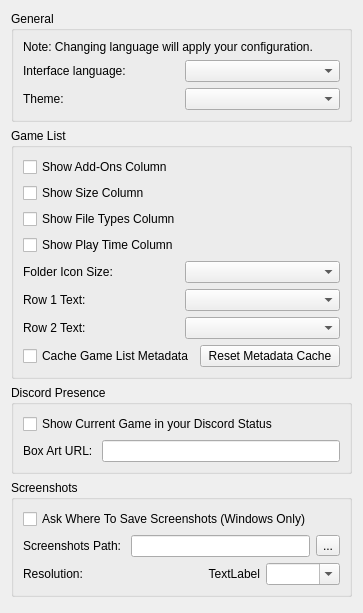
<?xml version="1.0" encoding="UTF-8"?>
<ui version="4.0">
 <class>ConfigureUi</class>
 <widget class="QWidget" name="ConfigureUi">
  <property name="geometry">
   <rect>
    <x>0</x>
    <y>0</y>
    <width>363</width>
    <height>613</height>
   </rect>
  </property>
  <property name="windowTitle">
   <string>Form</string>
  </property>
  <property name="accessibleName">
   <string>Interface</string>
  </property>
  <layout class="QVBoxLayout" name="verticalLayout">
   <item>
    <widget class="QGroupBox" name="general_groupBox">
     <property name="title">
      <string>General</string>
     </property>
     <layout class="QHBoxLayout" name="horizontalLayout">
      <item>
       <layout class="QVBoxLayout" name="verticalLayout_2">
        <item>
         <widget class="QLabel" name="label_change_language_info">
          <property name="text">
           <string>Note: Changing language will apply your configuration.</string>
          </property>
          <property name="wordWrap">
           <bool>true</bool>
          </property>
         </widget>
        </item>
        <item>
         <layout class="QHBoxLayout" name="horizontalLayout_2">
          <item>
           <widget class="QLabel" name="language_label">
            <property name="text">
             <string>Interface language:</string>
            </property>
           </widget>
          </item>
          <item>
           <widget class="QComboBox" name="language_combobox"/>
          </item>
         </layout>
        </item>
        <item>
         <layout class="QHBoxLayout" name="horizontalLayout_3">
          <item>
           <widget class="QLabel" name="theme_label">
            <property name="text">
             <string>Theme:</string>
            </property>
           </widget>
          </item>
          <item>
           <widget class="QComboBox" name="theme_combobox"/>
          </item>
         </layout>
        </item>
       </layout>
      </item>
     </layout>
    </widget>
   </item>
   <item>
    <widget class="QGroupBox" name="GameListGroupBox">
     <property name="title">
      <string>Game List</string>
     </property>
     <layout class="QHBoxLayout" name="GameListHorizontalLayout">
      <item>
       <layout class="QVBoxLayout" name="GeneralVerticalLayout">
        <item>
         <widget class="QCheckBox" name="show_add_ons">
          <property name="text">
           <string>Show Add-Ons Column</string>
          </property>
         </widget>
        </item>
        <item>
         <widget class="QCheckBox" name="show_size">
          <property name="text">
           <string>Show Size Column</string>
          </property>
         </widget>
        </item>
        <item>
         <widget class="QCheckBox" name="show_types">
          <property name="text">
           <string>Show File Types Column</string>
          </property>
         </widget>
        </item>
        <item>
         <widget class="QCheckBox" name="show_play_time">
          <property name="text">
           <string>Show Play Time Column</string>
          </property>
         </widget>
        </item>
        <item>
         <layout class="QHBoxLayout" name="folder_icon_size_qhbox_layout_2">
          <item>
           <widget class="QLabel" name="folder_icon_size_label">
            <property name="text">
             <string>Folder Icon Size:</string>
            </property>
           </widget>
          </item>
          <item>
           <widget class="QComboBox" name="folder_icon_size_combobox"/>
          </item>
         </layout>
        </item>
        <item>
         <layout class="QHBoxLayout" name="row_1_qhbox_layout">
          <item>
           <widget class="QLabel" name="row_1_label">
            <property name="text">
             <string>Row 1 Text:</string>
            </property>
           </widget>
          </item>
          <item>
           <widget class="QComboBox" name="row_1_text_combobox"/>
          </item>
         </layout>
        </item>
        <item>
         <layout class="QHBoxLayout" name="row_2_qhbox_layout">
          <item>
           <widget class="QLabel" name="row_2_label">
            <property name="text">
             <string>Row 2 Text:</string>
            </property>
           </widget>
          </item>
          <item>
           <widget class="QComboBox" name="row_2_text_combobox"/>
          </item>
         </layout>
        </item>
        <item>
         <layout class="QHBoxLayout" name="cache_qhbox_layout">
          <item>
           <widget class="QCheckBox" name="cache_game_list">
            <property name="text">
             <string>Cache Game List Metadata</string>
            </property>
           </widget>
          </item>
          <item>
           <widget class="QPushButton" name="reset_game_list_cache">
            <property name="text">
             <string>Reset Metadata Cache</string>
            </property>
           </widget>
          </item>
         </layout>
        </item>
       </layout>
      </item>
     </layout>
    </widget>
   </item>
   <item>
    <widget class="QGroupBox" name="discord_group">
     <property name="title">
      <string>Discord Presence</string>
     </property>
     <layout class="QVBoxLayout" name="verticalLayout_21">
      <item>
       <widget class="QCheckBox" name="toggle_discordrpc">
        <property name="text">
         <string>Show Current Game in your Discord Status</string>
        </property>
       </widget>
      </item>
      <item>
       <layout class="QHBoxLayout" name="horizontalLayoutDiscordBoxart">
        <item>
         <widget class="QLabel" name="label_discord_boxart_url">
          <property name="text">
           <string>Box Art URL: </string>
          </property>
         </widget>
        </item>
        <item>
         <widget class="QLineEdit" name="edit_discord_boxart_url"/>
        </item>
       </layout>
      </item>
     </layout>
    </widget>
   </item>
   <item>
    <widget class="QGroupBox" name="screenshots_GroupBox">
     <property name="title">
      <string>Screenshots</string>
     </property>
     <layout class="QVBoxLayout" name="verticalLayout_4">
      <item>
       <layout class="QVBoxLayout" name="verticalLayout_3">
        <item>
         <widget class="QCheckBox" name="enable_screenshot_save_as">
          <property name="text">
           <string>Ask Where To Save Screenshots (Windows Only)</string>
          </property>
         </widget>
        </item>
        <item>
         <layout class="QHBoxLayout" name="horizontalLayout_4">
          <item>
           <widget class="QLabel" name="label">
            <property name="text">
             <string>Screenshots Path: </string>
            </property>
           </widget>
          </item>
          <item>
           <widget class="QLineEdit" name="screenshot_path_edit"/>
          </item>
          <item>
           <widget class="QToolButton" name="screenshot_path_button">
            <property name="text">
             <string>...</string>
            </property>
           </widget>
          </item>
         </layout>
        </item>
        <item>
         <layout class="QGridLayout" name="gridLayout">
          <property name="spacing">
           <number>6</number>
          </property>
          <item row="0" column="1">
           <layout class="QHBoxLayout" name="horizontalLayout_5">
            <item>
             <widget class="QLabel" name="screenshot_width">
              <property name="text">
               <string>TextLabel</string>
              </property>
              <property name="alignment">
               <set>Qt::AlignmentFlag::AlignRight|Qt::AlignmentFlag::AlignTrailing|Qt::AlignmentFlag::AlignVCenter</set>
              </property>
             </widget>
            </item>
            <item>
             <widget class="QComboBox" name="screenshot_height">
              <property name="editable">
               <bool>true</bool>
              </property>
             </widget>
            </item>
           </layout>
          </item>
          <item row="0" column="0">
           <widget class="QLabel" name="label_3">
            <property name="text">
             <string>Resolution:</string>
            </property>
           </widget>
          </item>
         </layout>
        </item>
       </layout>
      </item>
     </layout>
    </widget>
   </item>
   <item>
    <spacer name="verticalSpacer">
     <property name="orientation">
      <enum>Qt::Orientation::Vertical</enum>
     </property>
     <property name="sizeHint" stdset="0">
      <size>
       <width>20</width>
       <height>40</height>
      </size>
     </property>
    </spacer>
   </item>
  </layout>
 </widget>
 <resources/>
 <connections/>
</ui>
